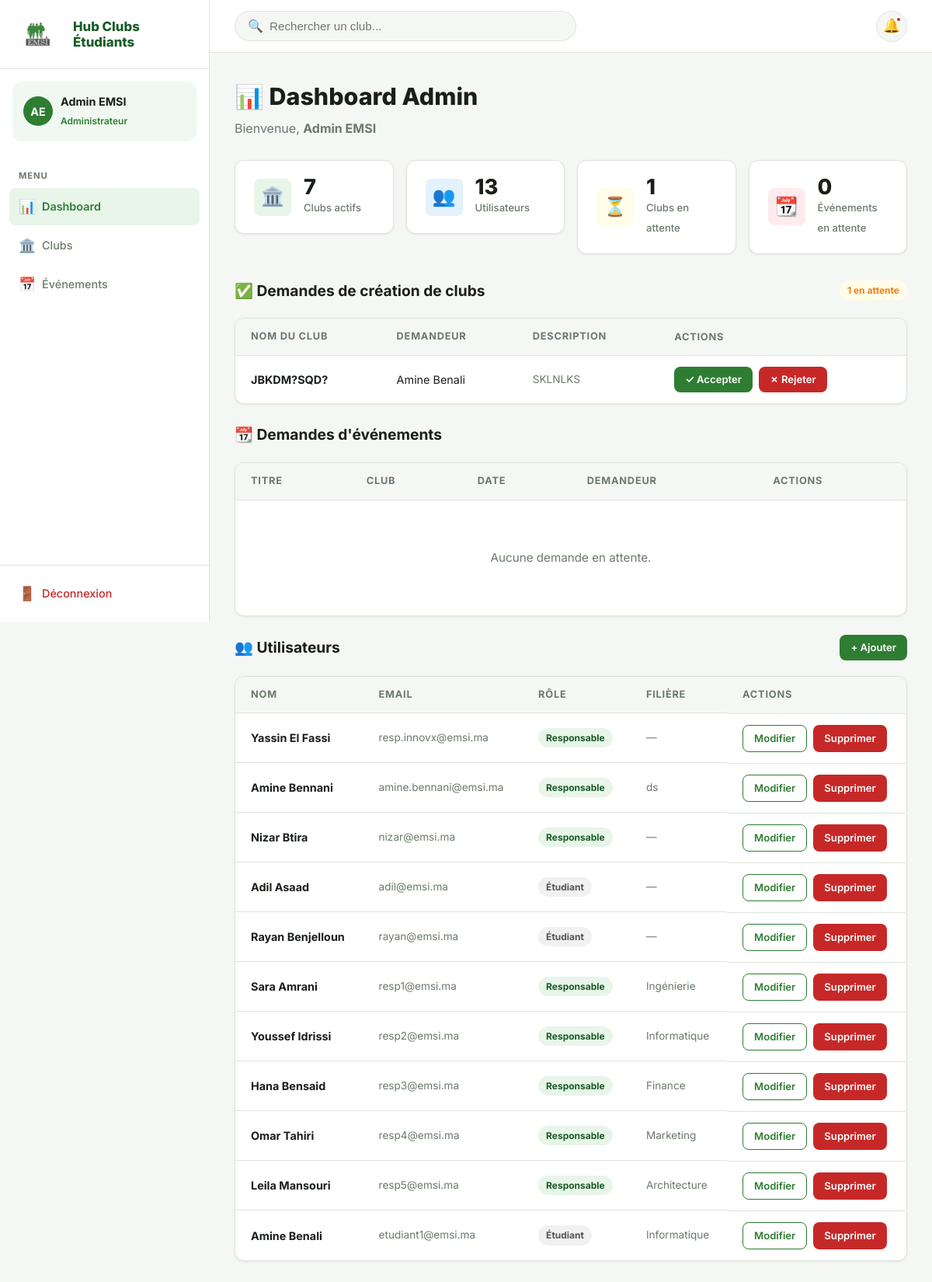
Screenshot of /administration/ (signed in) with the database file from the repository.
### clubs/models.py (models this page shows, shortened)
class User(AbstractUser):
    class Role(models.TextChoices):
        STUDENT = "student", "Etudiant"
        CLUB_MANAGER = "club_manager", "Responsable de club"
        ADMINISTRATION = "administration", "Administration"
    role = models.CharField(max_length=20, choices=Role.choices, default=Role.STUDENT)
    filiere = models.CharField(max_length=100, blank=True, null=True, verbose_name="Filière")

class ClubCreationRequest(models.Model):
    class Status(models.TextChoices):
        PENDING = "pending", "En attente"
        APPROVED = "approved", "Acceptee"
        REJECTED = "rejected", "Rejetee"
    student = models.ForeignKey(User, on_delete=models.CASCADE, related_name="club_creation_requests")
    club_name = models.CharField(max_length=120)
    description = models.TextField()
    logo = models.ImageField(upload_to="club_creation_logos/")
    status = models.CharField(max_length=10, choices=Status.choices, default=Status.PENDING)
    requested_at = models.DateTimeField(auto_now_add=True)

### clubs/views.py (the view)
# urls.py: path("administration/", admin_dashboard, name="admin_dashboard"),
@login_required
def admin_dashboard(request):
    if not _require_role(request, [User.Role.ADMINISTRATION]):
        return redirect("dashboard")
    context = {
        "students": User.objects.exclude(role=User.Role.ADMINISTRATION),
        "clubs_count": Club.objects.count(),
        "students_count": User.objects.count(),
        "club_requests": ClubCreationRequest.objects.filter(status=ClubCreationRequest.Status.PENDING),
        "event_requests": EventRequest.objects.filter(status=EventRequest.Status.PENDING),
        "pending_club_count": ClubCreationRequest.objects.filter(status=ClubCreationRequest.Status.PENDING).count(),
        "pending_event_count": EventRequest.objects.filter(status=EventRequest.Status.PENDING).count(),
    }
    return render(request, "clubs/admin_dashboard.html", context)

### clubs/context_processors.py (called while the page is built, shortened)
def manager_pending_requests(request):
    if not request.user.is_authenticated or request.user.role != User.Role.CLUB_MANAGER:
        return {"manager_pending_requests_count": 0}

### clubs/views.py (called while the page is built)
def _require_role(request, allowed_roles):
    if request.user.role not in allowed_roles:
        messages.error(request, "Acces refuse pour votre role.")
        return False
    return True

### templates/clubs/admin_dashboard.html (shortened to what this page needs)
{% extends "clubs/base.html" %}
{% block content %}
<div class="page-header">
  <h1>📊 Dashboard Admin</h1>
  <p>Bienvenue, <strong>{{ user.first_name }} {{ user.last_name }}</strong></p>
</div>
<div class="stats-grid">
  <a href="{% url 'club_list' %}" style="text-decoration:none;">
    <div class="stat-card" style="cursor:pointer; transition: transform .2s;" onmouseover="this.style.transform='translateY(-3px)'" onmouseout="this.style.transform='none'">
      <div class="stat-icon green">🏛️</div>
      <div class="stat-info">
        <strong class="stat-num">{{ clubs_count }}</strong>
        <span>Clubs actifs</span>
      </div>
    </div>
  </a>
  <a href="#students" style="text-decoration:none;">
    <div class="stat-card" style="cursor:pointer;" onmouseover="this.style.transform='translateY(-3px)'" onmouseout="this.style.transform='none'">
      <div class="stat-icon blue">👥</div>
      <div class="stat-info">
        <strong class="stat-num">{{ students_count }}</strong>
        <span>Utilisateurs</span>
      </div>
    </div>
  </a>
  <a href="#club-requests" style="text-decoration:none;">
    <div class="stat-card" style="cursor:pointer;" onmouseover="this.style.transform='translateY(-3px)'" onmouseout="this.style.transform='none'">
      <div class="stat-icon yellow">⏳</div>
      <div class="stat-info">
        <strong class="stat-num">{{ pending_club_count }}</strong>
        <span>Clubs en attente</span>
      </div>
    </div>
  </a>
  <a href="#event-requests" style="text-decoration:none;">
    <div class="stat-card" style="cursor:pointer;" onmouseover="this.style.transform='translateY(-3px)'" onmouseout="this.style.transform='none'">
      <div class="stat-icon red">📆</div>
      <div class="stat-info">
        <strong class="stat-num">{{ pending_event_count }}</strong>
        <span>Événements en attente</span>
      </div>
    </div>
  </a>
</div>
<div id="club-requests" class="mb-24">
  <div class="section-header">
    <h2>✅ Demandes de création de clubs</h2>
    {% if pending_club_count > 0 %}<span class="badge badge-yellow">{{ pending_club_count }} en attente</span>{% endif %}
  </div>
  <div class="table-wrap">
    <table>
      <thead><tr><th>Nom du club</th><th>Demandeur</th><th>Description</th><th>Actions</th></tr></thead>
      <tbody>
        {% for req in club_requests %}
        <tr>
          <td><strong>{{ req.club_name }}</strong></td>
          <td>{{ req.student.first_name }} {{ req.student.last_name }}</td>
          <td style="max-width:200px; color:var(--text-muted); font-size:.85rem;">{{ req.description|truncatewords:10 }}</td>
          <td class="flex gap-8">
            <a href="{% url 'approve_club_request' req.id %}" class="btn btn-primary btn-sm">✓ Accepter</a>
            <a href="{% url 'reject_club_request' req.id %}" class="btn btn-danger btn-sm">✗ Rejeter</a>
          </td>
        </tr>
        {% empty %}
        <tr><td colspan="4"><div class="empty-state"><p>Aucune demande en attente.</p></div></td></tr>
        {% endfor %}
      </tbody>
    </table>
  </div>
</div>
<div id="event-requests" class="mb-24">
  <div class="section-header">
    <h2>📆 Demandes d'événements</h2>
  </div>
  <div class="table-wrap">
    <table>
      <thead><tr><th>Titre</th><th>Club</th><th>Date</th><th>Demandeur</th><th>Actions</th></tr></thead>
      <tbody>
        {% for req in event_requests %}
        <tr>
          <td>
            <strong>{{ req.title }}</strong><br>
            <span class="text-xs text-muted" style="font-size: 0.8rem;">📍 {{ req.location }} | 🕒 {{ req.event_time|time:"H:i"|default:"—" }}</span>
          </td>
          <td>{{ req.club.name }}</td>
          <td>{{ req.event_date|date:"d M Y" }}</td>
          <td>{{ req.requested_by.first_name }} {{ req.requested_by.last_name }}</td>
          <td class="flex gap-8">
            <a href="{% url 'approve_event_request' req.id %}" class="btn btn-primary btn-sm">✓ Accepter</a>
            <a href="{% url 'reject_event_request' req.id %}" class="btn btn-danger btn-sm">✗ Rejeter</a>
          </td>
        </tr>
        {% empty %}
        <tr><td colspan="5"><div class="empty-state"><p>Aucune demande en attente.</p></div></td></tr>
        {% endfor %}
      </tbody>
    </table>
  </div>
</div>
<div id="students">
  <div class="section-header">
    <h2>👥 Utilisateurs</h2>
    <a href="{% url 'create_student' %}" class="btn btn-primary btn-sm">+ Ajouter</a>
  </div>
  <div class="table-wrap">
    <table>
      <thead><tr><th>Nom</th><th>Email</th><th>Rôle</th><th>Filière</th><th>Actions</th></tr></thead>
      <tbody>
        {% for s in students %}
        <tr>
          <td><strong>{{ s.first_name }} {{ s.last_name }}</strong></td>
          <td class="text-muted text-sm">{{ s.email }}</td>
          <td>
            {% if s.role == 'administration' %}<span class="badge badge-blue">Administrateur</span>
            {% elif s.role == 'club_manager' %}<span class="badge badge-green">Responsable</span>
            {% else %}<span class="badge badge-grey">Étudiant</span>{% endif %}
          </td>
          <td class="text-sm text-muted">{{ s.filiere|default:"—" }}</td>
          <td class="flex gap-8">
            <a href="{% url 'update_student' s.id %}" class="btn btn-outline btn-sm">Modifier</a>
            <a href="{% url 'delete_student' s.id %}" class="btn btn-danger btn-sm"
               onclick="return confirm('Supprimer {{ s.first_name }} {{ s.last_name }} ?')">Supprimer</a>
          </td>
        </tr>
        {% empty %}
        <tr><td colspan="5"><div class="empty-state"><p>Aucun utilisateur.</p></div></td></tr>
        {% endfor %}
      </tbody>
    </table>
  </div>
</div>
{% endblock %}

### templates/clubs/base.html (shortened to what this page needs)
{% load static %}
<!DOCTYPE html>
<html lang="fr">
<head>
  <link rel="stylesheet" href="{% static 'css/style.css' %}?v=11">
</head>
<body>
<div class="app-layout">
  <aside class="sidebar" id="sidebar">
    <div class="sidebar-brand">
      <img src="{% static 'img/emsi_logo.png' %}" alt="EMSI" style="height:48px; width:auto; object-fit:contain;">
      <div class="brand-name" style="margin-left:10px;">
        <strong style="font-size:1.05rem; font-weight:800; line-height:1.2; color:var(--green-dark);">Hub Clubs<br>Étudiants</strong>
      </div>
    </div>
    {% if user.is_authenticated %}
    <div class="sidebar-user">
      <div class="user-avatar">{{ user.first_name|first|upper }}{{ user.last_name|first|upper }}</div>
      <div class="user-info">
        <strong>{{ user.first_name }} {{ user.last_name }}</strong>
        <span>{% if user.role == 'administration' %}Administrateur{% elif user.role == 'club_manager' %}Responsable{% else %}Étudiant{% endif %}</span>
      </div>
    </div>
    <nav class="sidebar-nav">
      {% if user.role == 'administration' %}
        <div class="nav-section-title">Menu</div>
        <a href="{% url 'admin_dashboard' %}" class="nav-link {% if request.resolver_match.url_name == 'admin_dashboard' %}active{% endif %}">
          <span class="nav-icon">📊</span> Dashboard
        </a>
        <a href="{% url 'club_list' %}" class="nav-link {% if request.resolver_match.url_name == 'club_list' %}active{% endif %}">
          <span class="nav-icon">🏛️</span> Clubs
        </a>
        <a href="{% url 'admin_events' %}" class="nav-link {% if request.resolver_match.url_name == 'admin_events' %}active{% endif %}">
          <span class="nav-icon">📅</span> Événements
        </a>
      {% endif %}
    </nav>
    {% endif %}
    <div class="sidebar-footer">
      {% if user.is_authenticated %}
        <a href="{% url 'logout' %}" class="nav-link logout">
          <span class="nav-icon">🚪</span> Déconnexion
        </a>
      {% endif %}
    </div>
  </aside>
  <div class="main-wrap">
    <header class="topbar">
      <form action="{% url 'club_list' %}" method="GET" class="topbar-search">
        <span class="icon">🔍</span>
        <input type="text" name="q" placeholder="Rechercher un club..." value="{{ request.GET.q|default:'' }}">
      </form>
      <div class="topbar-right">
        <button class="notif-btn" title="Notifications">🔔<span class="notif-dot"></span></button>
      </div>
    </header>
    <div class="content fade-in">
      {% block content %}{% endblock %}
    </div>
  </div>
</div>
</body>
</html>

### rows the page displays
User: first_name|first "A", last_name|first "E", first_name "Admin", last_name "EMSI"
ClubCreationRequest: club_name "JBKDM?SQD?", student.first_name "Amine", student.last_name "Benali", description "SKLNLKS"
User: first_name "Yassin", last_name "El Fassi", email "resp.innovx@emsi.ma", role "Responsable", filiere "—"
User: first_name "Amine", last_name "Bennani", email "amine.bennani@emsi.ma", role "Responsable", filiere "ds"
User: first_name "Nizar", last_name "Btira", email "nizar@emsi.ma", role "Responsable", filiere "—"
User: first_name "Adil", last_name "Asaad", email "adil@emsi.ma", role "Étudiant", filiere "—"
User: first_name "Rayan", last_name "Benjelloun", email "rayan@emsi.ma", role "Étudiant", filiere "—"
User: first_name "Sara", last_name "Amrani", email "resp1@emsi.ma", role "Responsable", filiere "Ingénierie"
User: first_name "Youssef", last_name "Idrissi", email "resp2@emsi.ma", role "Responsable", filiere "Informatique"
User: first_name "Hana", last_name "Bensaid", email "resp3@emsi.ma", role "Responsable", filiere "Finance"
User: first_name "Omar", last_name "Tahiri", email "resp4@emsi.ma", role "Responsable", filiere "Marketing"
User: first_name "Leila", last_name "Mansouri", email "resp5@emsi.ma", role "Responsable", filiere "Architecture"
User: first_name "Amine", last_name "Benali", email "etudiant1@emsi.ma", role "Étudiant", filiere "Informatique"

### other values shown
{{ clubs_count }} "7"
{{ students_count }} "13"
{{ pending_club_count }} "1"
{{ pending_event_count }} "0"
